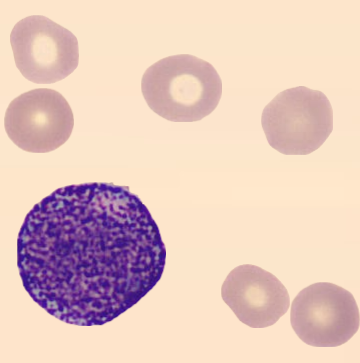
#> input picture 001 - Input Images/Easy/MMY 2K-PBC Train (23).png, 360 x 363 px; its folder holds only this picture in this run
$ python main.py   (older library calls are emulated)
#> lines starting #> are read from the running program, lines starting #| are printed output that depends on the picture; after the words box and inside, x2 and y2 are one past the last pixel; in counts of white or black regions, pixels touching at a corner belong together
### src/utils.py
import os
import cv2
import numpy as np
import shutil

def ensure_dir(path):
    if not os.path.exists(path):
        os.makedirs(path)

def load_image(filepath):
    """Loads an image in RGB format."""
    img = cv2.imread(filepath)
    if img is None:
        return None
    return cv2.cvtColor(img, cv2.COLOR_BGR2RGB)

def save_image(img, filepath, is_rgb=True):
    """Saves an image to disk."""
    ensure_dir(os.path.dirname(filepath))
    if len(img.shape) == 3 and is_rgb:
        img = cv2.cvtColor(img, cv2.COLOR_RGB2BGR)
    cv2.imwrite(filepath, img)

def init_output_dirs(output_images_dir, pipeline_dir):
    for diff in ["Easy", "Medium", "Hard"]:
        ensure_dir(os.path.join(output_images_dir, diff))
    ensure_dir(pipeline_dir)

def clear_dir(dir_path):
    if os.path.exists(dir_path):
        shutil.rmtree(dir_path)
    os.makedirs(dir_path)

### src/pipeline.py
"""
Adaptive Multi-Strategy Image Processing Pipeline for Blood Cell Segmentation.

This pipeline automatically tries multiple colour-space + thresholding strategies
on each image and selects the one that produces the most plausible cell mask,
using shape-based quality heuristics (no ground truth needed at runtime).

Strategies explored per image:
    1. HSV Saturation channel + Otsu
    2. CIELAB A* channel + Otsu
    3. Colour distance from estimated background + Otsu
    4. Inverted Grayscale + Otsu
    5. HSV Saturation + Adaptive Gaussian threshold
    6. K-means colour clustering (k=3)
    7. Colour distance + Adaptive threshold with tighter params

Each strategy is scored by a quality metric that rewards:
    - Area ratio within expected cell range (2-20% of image)
    - Circularity / compactness (blood cells are roughly round)
    - Solidity (filled shape, not fragmented)
    - Centredness (cell tends to be near image centre in these micrographs)

The best-scoring strategy's mask is selected as the final output.
"""

import cv2
import numpy as np


# ---------------------------------------------------------------------------
#  Individual pipeline stages
# ---------------------------------------------------------------------------

def estimate_background(img_rgb, margin=15):
    """Estimate background colour from image border pixels."""
    h, w = img_rgb.shape[:2]
    border = np.concatenate([
        img_rgb[:margin, :].reshape(-1, 3),
        img_rgb[-margin:, :].reshape(-1, 3),
        img_rgb[margin:-margin, :margin].reshape(-1, 3),
        img_rgb[margin:-margin, -margin:].reshape(-1, 3),
    ])
    return np.median(border, axis=0).astype(np.float64)


def colour_distance_map(img_rgb, bg_colour):
    """Per-pixel Euclidean distance from estimated background colour."""
    diff = img_rgb.astype(np.float64) - bg_colour
    dist = np.sqrt(np.sum(diff ** 2, axis=2))
    # Normalise to 0-255
    if dist.max() > 0:
        dist = (dist / dist.max() * 255).astype(np.uint8)
    else:
        dist = np.zeros(img_rgb.shape[:2], dtype=np.uint8)
    return dist


def extract_channel(img_rgb, method):
    """Extract a single-channel representation for thresholding."""
    if method == "HSV_S":
        return cv2.cvtColor(img_rgb, cv2.COLOR_RGB2HSV)[:, :, 1]
    elif method == "HSV_V_INV":
        return 255 - cv2.cvtColor(img_rgb, cv2.COLOR_RGB2HSV)[:, :, 2]
    elif method == "LAB_A":
        return cv2.cvtColor(img_rgb, cv2.COLOR_RGB2LAB)[:, :, 1]
    elif method == "LAB_B":
        return cv2.cvtColor(img_rgb, cv2.COLOR_RGB2LAB)[:, :, 2]
    elif method == "GRAY_INV":
        return 255 - cv2.cvtColor(img_rgb, cv2.COLOR_RGB2GRAY)
    elif method == "COL_DIST":
        bg = estimate_background(img_rgb)
        return colour_distance_map(img_rgb, bg)
    else:
        return 255 - cv2.cvtColor(img_rgb, cv2.COLOR_RGB2GRAY)


def apply_clahe(img_rgb, clip_limit=2.0, tile_grid=(8, 8)):
    """
    Adaptive Histogram Equalization (CLAHE) pre-processing step.

    Applies Contrast Limited Adaptive Histogram Equalization to the
    Luminance (L*) channel of the CIELAB colour space.  This improves
    local contrast across the image without over-amplifying noise,
    making the WBC stand out more clearly from the stained background.

    Lecture technique: CV Histogram Equalization / Adaptive HE.
    """
    # Convert RGB -> LAB
    lab = cv2.cvtColor(img_rgb, cv2.COLOR_RGB2LAB)
    l_ch, a_ch, b_ch = cv2.split(lab)

    # Apply CLAHE on the L channel only
    clahe = cv2.createCLAHE(clipLimit=clip_limit, tileGridSize=tile_grid)
    l_eq = clahe.apply(l_ch)

    # Merge back and convert to RGB
    lab_eq = cv2.merge([l_eq, a_ch, b_ch])
    return cv2.cvtColor(lab_eq, cv2.COLOR_LAB2RGB)


def reduce_noise(channel, kernel_size=(5, 5)):
    """Gaussian or bilateral blur for noise suppression."""
    if kernel_size == "bilateral":
        return cv2.bilateralFilter(channel, 9, 75, 75)
    return cv2.GaussianBlur(channel, kernel_size, 0)


def threshold_otsu(blurred):
    """Otsu's automatic global threshold."""
    _, thresh = cv2.threshold(blurred, 0, 255, cv2.THRESH_BINARY + cv2.THRESH_OTSU)
    return thresh


def threshold_adaptive(blurred, block_size=51, C=5):
    """Adaptive Gaussian threshold (handles uneven illumination)."""
    return cv2.adaptiveThreshold(
        blurred, 255, cv2.ADAPTIVE_THRESH_GAUSSIAN_C, cv2.THRESH_BINARY, block_size, -C
    )


def morphological_cleanup(binary, se_size=(5, 5)):
    """Close then open to fill holes and remove small blobs."""
    kernel = cv2.getStructuringElement(cv2.MORPH_ELLIPSE, se_size)
    closed = cv2.morphologyEx(binary, cv2.MORPH_CLOSE, kernel, iterations=3)
    opened = cv2.morphologyEx(closed, cv2.MORPH_OPEN, kernel, iterations=2)
    return opened


def keep_best_contour(binary, min_area=300, fill_holes=False):
    """Keep only the largest contour (filled) above min_area.

    fill_holes: if True, run a flood-fill pass to close internal gaps before
                finding contours.  Only use on the main strategy selection pass,
                NOT inside GrabCut cleanup (recursive amplification risk).
    """
    if fill_holes:
        # Flood-fill from corner to detect enclosed interior holes
        h, w = binary.shape
        flood_filled = binary.copy()
        mask_ff = np.zeros((h + 2, w + 2), np.uint8)
        cv2.floodFill(flood_filled, mask_ff, (0, 0), 255)
        holes = cv2.bitwise_not(flood_filled)
        binary = cv2.bitwise_or(binary, holes)

    contours, _ = cv2.findContours(binary, cv2.RETR_EXTERNAL, cv2.CHAIN_APPROX_SIMPLE)
    if not contours:
        return np.zeros_like(binary), None
    largest = max(contours, key=cv2.contourArea)
    mask = np.zeros_like(binary)
    if cv2.contourArea(largest) > min_area:
        cv2.drawContours(mask, [largest], -1, 255, cv2.FILLED)
        return mask, largest
    return np.zeros_like(binary), None


def kmeans_segment(img_rgb, k=3):
    """K-means clustering in LAB space; select the cluster most different from bg."""
    lab = cv2.cvtColor(img_rgb, cv2.COLOR_RGB2LAB)
    h, w = lab.shape[:2]
    pixels = lab.reshape(-1, 3).astype(np.float32)

    criteria = (cv2.TERM_CRITERIA_EPS + cv2.TERM_CRITERIA_MAX_ITER, 30, 1.0)
    _, labels, centres = cv2.kmeans(pixels, k, None, criteria, 5, cv2.KMEANS_PP_CENTERS)
    labels = labels.reshape(h, w)

    # Estimate background as the cluster that dominates the borders
    border = np.concatenate([
        labels[:10, :].ravel(), labels[-10:, :].ravel(),
        labels[10:-10, :10].ravel(), labels[10:-10, -10:].ravel()
    ])
    bg_label = np.argmax(np.bincount(border.astype(int)))

    # Build mask where all non-bg clusters are foreground
    mask = np.where(labels != bg_label, 255, 0).astype(np.uint8)
    return mask


# ---------------------------------------------------------------------------
#  Quality scoring (self-assessment without ground truth)
# ---------------------------------------------------------------------------

def score_mask(mask, contour, img_shape):
    """
    Score a candidate mask based on shape plausibility.
    Higher is better.  Returns 0.0 if mask is empty.
    """
    h, w = img_shape[:2]
    total_pixels = h * w
    fg_pixels = np.sum(mask > 0)

    if fg_pixels == 0 or contour is None:
        return 0.0

    area_ratio = fg_pixels / total_pixels

    # --- Area score: ideal cell is 2-15% of image ---
    if 0.02 <= area_ratio <= 0.25:
        area_score = 1.0
    elif 0.01 <= area_ratio < 0.02 or 0.25 < area_ratio <= 0.35:
        area_score = 0.6
    elif area_ratio > 0.5:
        area_score = 0.0  # clearly wrong
    else:
        area_score = 0.3

    # --- Circularity score ---
    perimeter = cv2.arcLength(contour, True)
    area = cv2.contourArea(contour)
    if perimeter > 0:
        circularity = 4 * np.pi * area / (perimeter ** 2)
    else:
        circularity = 0
    circ_score = min(circularity / 0.60, 1.0)  # 0.60+ is perfectly acceptable since cells can be irregular

    # --- Solidity score ---
    hull = cv2.convexHull(contour)
    hull_area = cv2.contourArea(hull)
    solidity = area / (hull_area + 1e-6)
    solidity_score = min(solidity / 0.85, 1.0)

    # --- Centredness score (cell should be roughly in image centre) ---
    M = cv2.moments(contour)
    if M["m00"] > 0:
        cx = M["m10"] / M["m00"]
        cy = M["m01"] / M["m00"]
        dist_from_centre = np.sqrt((cx - w/2)**2 + (cy - h/2)**2)
        max_dist = np.sqrt((w/2)**2 + (h/2)**2)
        centredness = 1.0 - (dist_from_centre / max_dist)
    else:
        centredness = 0.0

    # Weighted combination
    score = (
        0.40 * area_score
        + 0.20 * circ_score
        + 0.25 * solidity_score
        + 0.15 * centredness
    )
    return score


# ---------------------------------------------------------------------------
#  Strategy definitions
# ---------------------------------------------------------------------------

def _run_single_strategy(img_rgb, channel_method, threshold_fn, blur_k, morph_se, min_area):
    """Run one complete strategy and return (mask, contour, stage_images)."""
    stages = {}

    # 1. Channel extraction
    channel = extract_channel(img_rgb, channel_method)
    stages["01_channel"] = channel

    # 2. Noise reduction
    blurred = reduce_noise(channel, blur_k)
    stages["02_blurred"] = blurred

    # 3. Thresholding
    thresh = threshold_fn(blurred)
    stages["03_threshold"] = thresh

    # 4. Morphology
    cleaned = morphological_cleanup(thresh, morph_se)
    stages["04_morphology"] = cleaned

    # 5. Largest contour
    mask, contour = keep_best_contour(cleaned, min_area, fill_holes=True)
    stages["05_mask"] = mask

    return mask, contour, stages


def _build_strategies():
    """Return a list of (name, channel, threshold_fn, blur_kernel, morph_se, min_area) tuples.

    Each strategy is chosen deliberately for a specific reason:
      1. HSV_S + Gaussian + Otsu   — baseline for well-stained cells (high saturation contrast)
      2. LAB_A + Gaussian + Otsu   — directly captures the magenta stain on the A* axis
      3. LAB_A + Bilateral + Otsu  — same channel, edge-preserving blur for cleaner boundaries
      4. ColDist + Gaussian + Otsu — background-adaptive; handles slide colour variation
      5. LAB_A + Gaussian + Adapt  — handles uneven microscope illumination via local threshold
    Strategy 6 (K-Means k=3) is handled separately in run_pipeline.
    """
    return [
        # (name,              channel,    thresh_fn,       blur_k,       morph_se, min_area)
        ("HSV_S+Otsu",        "HSV_S",    threshold_otsu,  (7, 7),       (5, 5),   500),
        ("LAB_A+Otsu",        "LAB_A",    threshold_otsu,  (7, 7),       (5, 5),   500),
        ("LAB_A+Bilat+Otsu",  "LAB_A",    threshold_otsu,  "bilateral",  (5, 5),   500),
        ("ColDist+Otsu",      "COL_DIST", threshold_otsu,  (7, 7),       (5, 5),   500),
        ("LAB_A+Adapt",       "LAB_A",    lambda b: threshold_adaptive(b, 51, 5),
                                                           (7, 7),       (7, 7),   500),
    ]


# ---------------------------------------------------------------------------
#  Main adaptive pipeline
# ---------------------------------------------------------------------------

def generate_output_image(img_rgb, mask):
    """Apply mask to original image with white background."""
    white_bg = np.full_like(img_rgb, 255)
    mask_3ch = np.stack([mask] * 3, axis=-1)
    return np.where(mask_3ch == 255, img_rgb, white_bg)


def run_pipeline(img_rgb, method=None, blur_k=(7, 7), morph_se=(5, 5),
                 min_area=500, save_stages_dir=None):
    """
    Adaptive pipeline: tries multiple strategies, scores each, picks the best.

    Parameters
    ----------
    img_rgb : ndarray   – Input image in RGB.
    method  : str|None  – If given, force a single strategy (backward compat).
    save_stages_dir : str|None – If given, save all intermediate images.

    Returns
    -------
    output_img : ndarray – Segmented cell on white background.
    final_mask : ndarray – Binary mask (0/255).
    """
    best_score = -1
    best_mask = np.zeros(img_rgb.shape[:2], dtype=np.uint8)
    best_stages = {}
    best_name = "none"

    # -----------------------------------------------------------------------
    # PRE-PROCESSING: Adaptive Histogram Equalization (CLAHE)
    # Enhances local contrast on the Luminance channel before any strategy
    # runs. Lecture technique: CV Adaptive Histogram Equalization.
    # -----------------------------------------------------------------------
    img_clahe = apply_clahe(img_rgb)

    strategies = _build_strategies()

    # Also include K-means as a special strategy
    kmeans_mask_raw = kmeans_segment(img_clahe, k=3)
    kmeans_cleaned = morphological_cleanup(kmeans_mask_raw, (5, 5))
    kmeans_final, kmeans_contour = keep_best_contour(kmeans_cleaned, min_area, fill_holes=True)
    kmeans_score = score_mask(kmeans_final, kmeans_contour, img_rgb.shape)

    candidate_results = [("KMeans_k3", kmeans_final, kmeans_contour, kmeans_score,
                          {"01_channel": kmeans_mask_raw, "02_blurred": kmeans_mask_raw,
                           "03_threshold": kmeans_mask_raw, "04_morphology": kmeans_cleaned,
                           "05_mask": kmeans_final})]

    for name, ch_method, thresh_fn, bk, ms, ma in strategies:
        try:
            mask, contour, stages = _run_single_strategy(img_clahe, ch_method, thresh_fn, bk, ms, ma)
            s = score_mask(mask, contour, img_clahe.shape)
            candidate_results.append((name, mask, contour, s, stages))
        except Exception:
            pass

    # Pick the best
    for name, mask, contour, score, stages in candidate_results:
        if score > best_score:
            best_score = score
            best_mask = mask
            best_stages = stages
            best_name = name

    # --- Edge refinement on the winning mask ---
    best_mask = _refine_mask_edges(img_rgb, best_mask)

    # Generate output
    output_img = generate_output_image(img_rgb, best_mask)

    # Save stages
    if save_stages_dir:
        import os
        from .utils import save_image, ensure_dir
        ensure_dir(save_stages_dir)

        save_image(img_rgb, os.path.join(save_stages_dir, "00_original.jpg"))
        for stage_name, stage_img in sorted(best_stages.items()):
            is_color = len(stage_img.shape) == 3
            save_image(stage_img, os.path.join(save_stages_dir, f"{stage_name}.jpg"),
                       is_rgb=is_color)
        save_image(best_mask, os.path.join(save_stages_dir, "06_final_mask.jpg"), is_rgb=False)
        save_image(output_img, os.path.join(save_stages_dir, "07_segmented_output.jpg"))

        # Save strategy info
        with open(os.path.join(save_stages_dir, "strategy_info.txt"), "w") as f:
            f.write(f"Selected strategy: {best_name}\n")
            f.write(f"Score: {best_score:.4f}\n\n")
            f.write("All candidates:\n")
            for name, _, _, score, _ in candidate_results:
                marker = " <-- SELECTED" if name == best_name else ""
                f.write(f"  {name:20s}  score={score:.4f}{marker}\n")

    return output_img, best_mask


def _refine_mask_edges(img_rgb, mask):
    """
    GrabCut refinement: use the coarse mask as initialisation and let
    GrabCut refine the boundary using colour information.
    Falls back to original mask if GrabCut fails.
    """
    if np.sum(mask > 0) == 0:
        return mask

    try:
        h, w = mask.shape
        img_bgr = cv2.cvtColor(img_rgb, cv2.COLOR_RGB2BGR)

        # Build GrabCut init mask
        gc_mask = np.where(mask > 0, cv2.GC_PR_FGD, cv2.GC_PR_BGD).astype(np.uint8)

        # Fixed, empirically-tuned margins: erode=2 (tight sure-fg), dilate=8 (generous uncertain zone)
        kernel = cv2.getStructuringElement(cv2.MORPH_ELLIPSE, (9, 9))
        sure_fg = cv2.erode(mask, kernel, iterations=2)
        gc_mask[sure_fg > 0] = cv2.GC_FGD

        # Dilate to get definite background
        sure_bg = cv2.dilate(mask, kernel, iterations=8)
        gc_mask[sure_bg == 0] = cv2.GC_BGD

        bgd_model = np.zeros((1, 65), np.float64)
        fgd_model = np.zeros((1, 65), np.float64)

        cv2.grabCut(img_bgr, gc_mask, None, bgd_model, fgd_model, 5, cv2.GC_INIT_WITH_MASK)

        refined = np.where((gc_mask == cv2.GC_FGD) | (gc_mask == cv2.GC_PR_FGD), 255, 0).astype(np.uint8)

        # Final cleanup
        refined = morphological_cleanup(refined, (3, 3))
        refined, _ = keep_best_contour(refined, 300)

        # Refined should be somewhere close in size to original
        orig_area = np.sum(mask > 0)
        new_area = np.sum(refined > 0)
        if new_area == 0 or new_area > orig_area * 3 or new_area < orig_area * 0.2:
            return mask

        return refined
    except Exception:
        return mask

### main.py
import os
import cv2
import numpy as np
import shutil
import config
from src import utils, pipeline

def format_output_name(filename, difficulty, idx):
    # Extracts base name and formats e.g. "MMY 2K-PBC Train (61)-easy_1.jpg"
    base = filename.split('.')[0]
    return f"{base}-{difficulty.lower()}_{idx}.jpg"

def main():
    print("="*60)
    print("COMP2032 Image Processing Pipeline")
    print("="*60)
    print("Initializing submission directory...")
    # Clean/Reset the final Results folder at the start
    utils.clear_dir(config.RESULTS_DIR)

    # 1. Copy Input Images (001) to the submission folder immediately
    dest_001 = os.path.join(config.RESULTS_DIR, "001 - Input Images")
    if os.path.exists(config.CURATED_IMAGES_DIR):
        shutil.copytree(config.CURATED_IMAGES_DIR, dest_001)

    # Setup subdirectories for the pipeline and outputs (now inside RESULTS_DIR)
    utils.init_output_dirs(config.OUTPUT_IMAGES_DIR, config.OUTPUT_PIPELINE_DIR)

    for difficulty in config.DIFFICULTIES:
        input_dir = os.path.join(config.CURATED_IMAGES_DIR, difficulty)
        output_diff_dir = os.path.join(config.OUTPUT_IMAGES_DIR, difficulty)

        if not os.path.exists(input_dir):
            print(f"Warning: Input directory {input_dir} not found.")
            continue

        images = [f for f in os.listdir(input_dir) if f.lower().endswith(('.png', '.jpg', '.jpeg'))]
        images.sort()

        print(f"\nProcessing [{difficulty}] images ({len(images)} found)...")

        for i, img_name in enumerate(images, 1):
            img_path = os.path.join(input_dir, img_name)
            print(f"  [{i}/{len(images)}] {img_name}")

            # Load Image
            img_rgb = utils.load_image(img_path)
#> in load_image, img is the input picture: shape (363, 360, 3); mean B, G, R 190.1, 198.3, 227.2
            if img_rgb is None:
                print(f"    Failed to load {img_name}")
                continue

            # Setup pipeline stages directory
            base_name = img_name.split('.')[0]
            stages_dir = os.path.join(config.OUTPUT_PIPELINE_DIR, base_name)

            # Run pipeline
            output_img, final_mask = pipeline.run_pipeline(
                img_rgb,
                method=config.COLOR_SPACE_METHOD,
                blur_k=config.BLUR_KERNEL_SIZE,
                morph_se=config.MORPH_SE_SIZE,
                min_area=config.MIN_AREA_THRESHOLD,
                save_stages_dir=stages_dir
            )
#> in apply_clahe, `l_ch, a_ch, b_ch = cv2.split(lab)`:
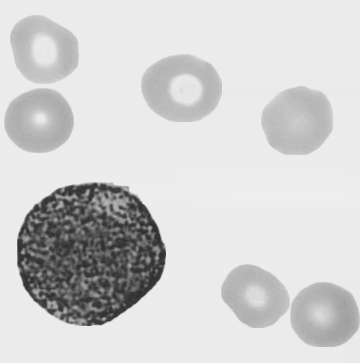
#> l_ch: shape (363, 360); min 41, max 238, mean 209.1
#> in apply_clahe, `l_ch, a_ch, b_ch = cv2.split(lab)`:
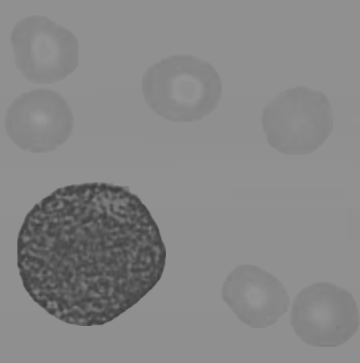
#> b_ch: shape (363, 360); min 60, max 151, mean 135.4
#> in apply_clahe, `l_eq = clahe.apply(l_ch)`:
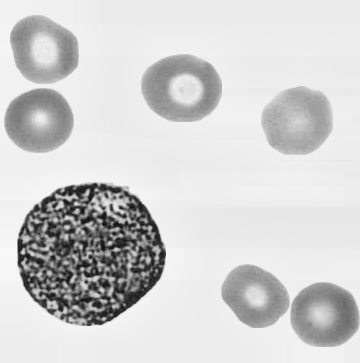
#> l_eq: shape (363, 360); min 16, max 248, mean 208.1
#> in apply_clahe, `return cv2.cvtColor(lab_eq, cv2.COLOR_LAB2RGB)`:
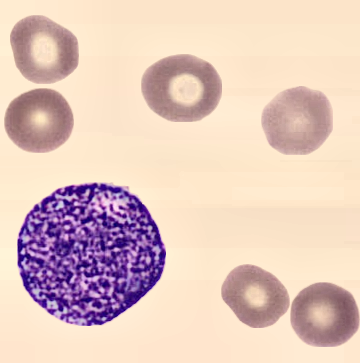
#> returned value: shape (363, 360, 3); mean R, G, B 225.3, 197.6, 189
#> in kmeans_segment, `_, labels, centres = cv2.kmeans(pixels, k, None, criteria, 5, cv2.KMEA..`: centres = [[158.3, 145.2, 126.9], [71.42, 169.8, 82.24], [236.2, 131.6, 143.5]]
#> in kmeans_segment, `labels = labels.reshape(h, w)`:
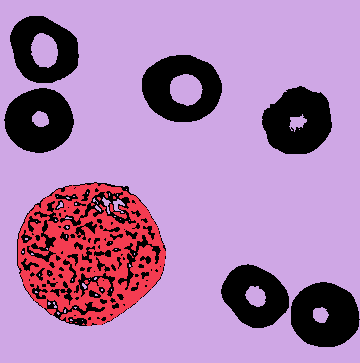
#> labels: shape (363, 360) int32; 3 distinct labels, from 0 to 2; one colour per label, 0 black
#> in kmeans_segment, `border = np.concatenate([ labels[:10, :].ravel(), labels[-10:, :].rave..`: border = 14060 values, max 2 at index 0, min 0 at index 8149, mean 1.94
#> in kmeans_segment, `bg_label = np.argmax(np.bincount(border.astype(int)))`: bg_label = 2
#> in kmeans_segment, `mask = np.where(labels != bg_label, 255, 0).astype(np.uint8)`:
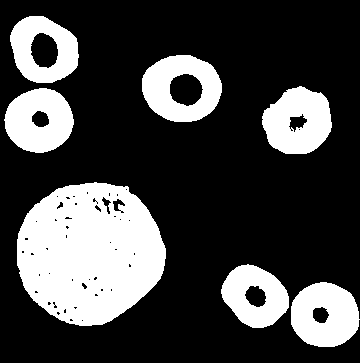
#> mask: shape (363, 360); 27% white; 7 white regions, largest, box (x1, y1, x2, y2) and area: (17, 182, 166, 326) 16140, (142, 55, 222, 122) 3424, (262, 86, 332, 154) 3419
#> in morphological_cleanup, `closed = cv2.morphologyEx(binary, cv2.MORPH_CLOSE, kernel, iterations=3)`:
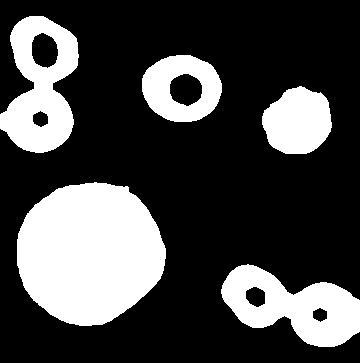
#> closed: shape (363, 360); 27.8% white; 5 white regions, box (x1, y1, x2, y2) and area: (17, 182, 166, 326) 16499, (221, 264, 360, 347) 6429, (0, 16, 79, 153) 6379, (262, 86, 332, 154) 3603, (142, 55, 222, 122) 3439
#> (the rest of the program and of its run is left out)
